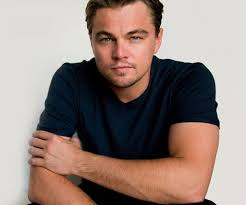
#> input picture opencv2/leo.jpg, 246 x 205 px
$ python rotate.py
#> lines starting #> are read from the running program, lines starting #| are printed output that depends on the picture
# how to rotate an image

import cv2
import numpy as np
img = cv2.imread('leo.jpg')
#> img is the input picture: shape (205, 246, 3); mean B, G, R 124.6, 131.6, 148.9
height , width = img.shape[:2]
#> height = 205; width = 246
rotation_matrix = cv2.getRotationMatrix2D((height/2,width/2),70,0.5)  # to ger a rotation matrix (center,angle,scaling factor)
r_img = cv2.warpAffine(img,rotation_matrix,(height,width))
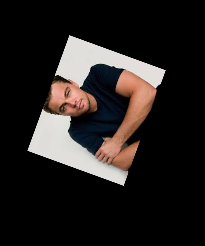
#> r_img: shape (246, 205, 3); mean B, G, R 31.1, 32.9, 37.2
cv2.imshow('original',img)
cv2.imshow('rotated',r_img)
cv2.waitKey(0)
cv2.destroyAllWindows()
